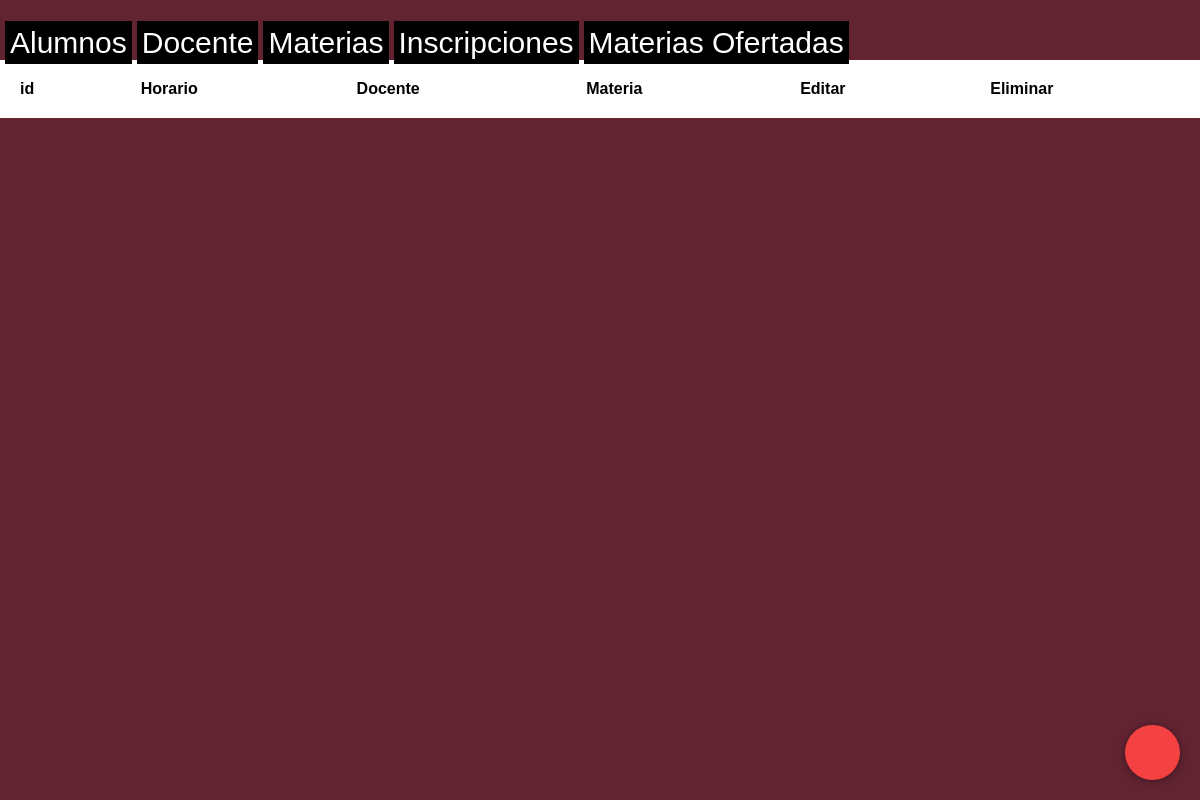
The app's page /entidades/ofertamaterias, older data.
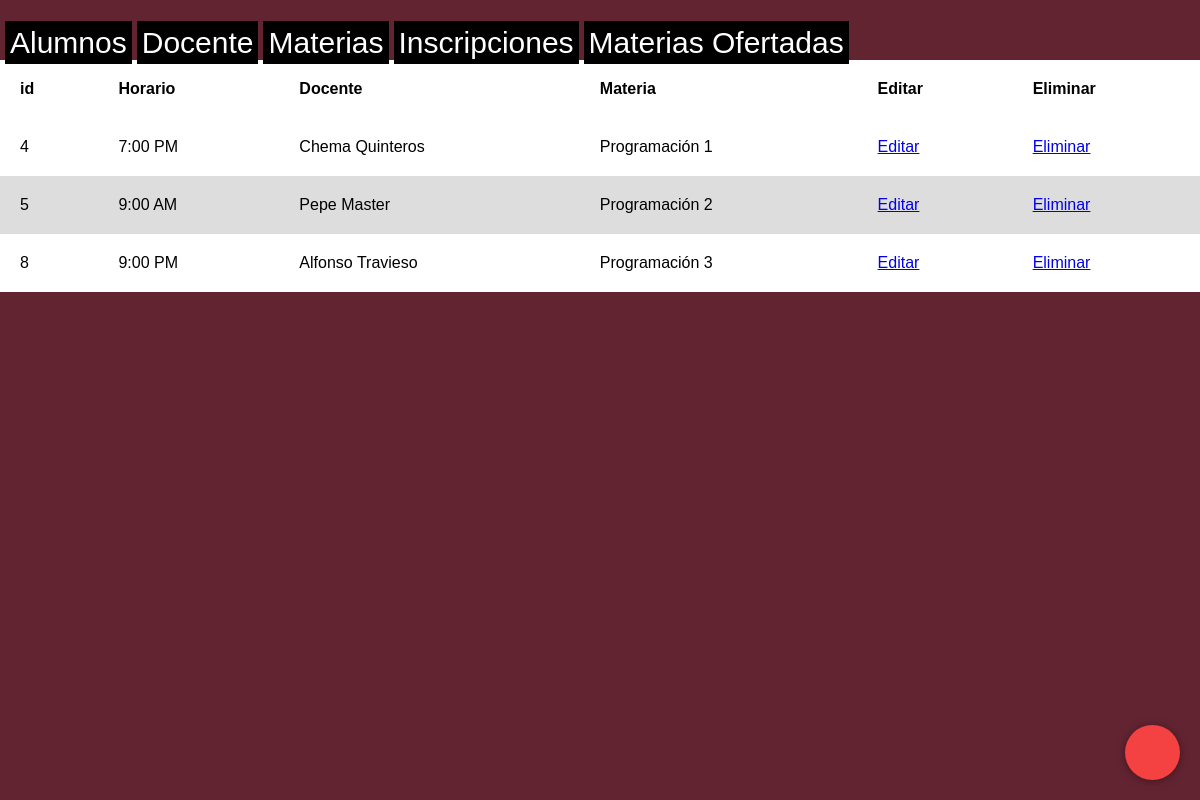
The same page, newer data.
### entidades/models/oferta_materia.py (models this page shows)
class OfertaMateria(models.Model):
    horario = models.CharField(max_length=200)
    materia = models.ForeignKey(Materia, on_delete=models.CASCADE, related_name='materia')
    docente = models.ForeignKey(Docente, on_delete=models.CASCADE, related_name='docente')

### entidades/models/docente.py (models this page shows, shortened)
class Docente(models.Model):
    GENEROS_CHOICES = [
        (1, 'Masculino'),
        (0, 'Indefinido'),
        (-1, 'Femenino')
    ]
    nombres = models.CharField(max_length=200)
    apellidos = models.CharField(max_length=200)
    ci = models.IntegerField()
    genero = models.IntegerField(choices=GENEROS_CHOICES)

### entidades/models/materia.py (models this page shows)
class Materia(models.Model):
    nombres = models.CharField(max_length=200)
    semestre = models.IntegerField()
    carrera = models.CharField(max_length=200)

### entidades/views/oferta_materia_views.py (the view)
# urls.py: path('', alumno_views.index, name="alumno.index"),
def index(request):
    ofertamateria_list = OfertaMateria.objects.all()
    template = loader.get_template('oferta_materia/index.html')
    context = {
        'ofertamateria_list': ofertamateria_list
    }
    return HttpResponse(template.render(context, request))

### templates/oferta_materia/index.html (shortened to what this page needs)
<!DOCTYPE html>
<html lang="en">
<head>
</head>
<body>
<nav>
    <ul class="header_ul">
        <li class="header_ul_home"><a href="{% url 'entidades:alumno.index' %}">Alumnos</a></li>
        <li class="header_ul_home"><a href="{% url 'entidades:docente.index' %}">Docente</a></li>
        <li class="header_ul_home"><a href="{% url 'entidades:materia.index' %}">Materias</a></li>
        <li class="header_ul_home"><a href="{% url 'entidades:inscripciones.index' %}">Inscripciones</a></li>
        <li class="header_ul_home"><a href="{% url 'entidades:ofertamateria.index' %}">Materias Ofertadas</a></li>
    </ul>
</nav>
<div class="container">
    <div class="redes">
    </div>
    <div class="btn-mas">
        <label for="btn-mas" class="fa fa-plus"></label>
    </div>
</div>
<table>
    <tr>
        <th>id</th>
        <th>Horario</th>
        <th>Docente</th>
        <th>Materia</th>
        <th>Editar</th>
        <th>Eliminar</th>
    </tr>
    <tbody>
    {% for ofertamateria in ofertamateria_list %}
        <tr>
            <td>{{ ofertamateria.pk }}</td>
            <td>{{ ofertamateria.horario }}</td>
            <td>{{ ofertamateria.docente.nombres }} {{ ofertamateria.docente.apellidos }}</td>
            <td>{{ ofertamateria.materia.nombres }}</td>
            <td>
                <a href="{% url 'entidades:ofertamateria.edit' ofertamateria.pk %}">Editar</a>
            </td>
            <td>
                <a onclick="return confirm('Está seguro que desea eliminar?')"
                   href="{% url 'entidades:ofertamateria.delete' ofertamateria.pk %}">Eliminar
                </a>
            </td>
        </tr>
    {% endfor %}
    </tbody>
</table>
</body>
</html>

Row changes from the older to the newer data that the page shows:
added OfertaMateria: pk "4", horario "7:00 PM", docente.nombres "Chema", docente.apellidos "Quinteros", materia.nombres "Programación 1"
added OfertaMateria: pk "5", horario "9:00 AM", docente.nombres "Pepe", docente.apellidos "Master", materia.nombres "Programación 2"
added OfertaMateria: pk "8", horario "9:00 PM", docente.nombres "Alfonso", docente.apellidos "Travieso", materia.nombres "Programación 3"
